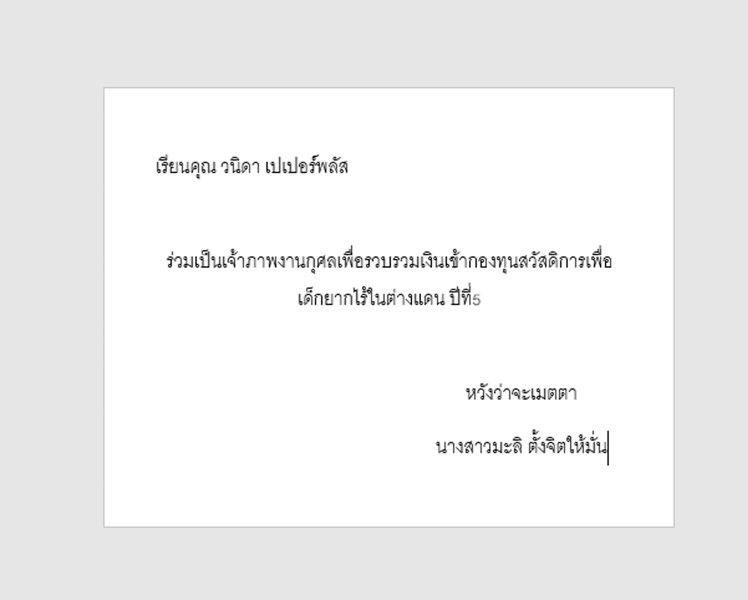
#> input picture labs/ocr-compare/tmp0fj0km14.png, 1496 x 1200 px (shown at 1/2 size)
$ python -i preprocess.py   (imports and definitions only)
#> lines starting #> are read from the running program, lines starting #| are printed output that depends on the picture; after the words box and inside, x2 and y2 are one past the last pixel; in counts of white or black regions, pixels touching at a corner belong together
from typing import Tuple, Dict, Any
import cv2
import numpy as np
from skimage.filters import threshold_sauvola
import os


def _resize_min_side(img: np.ndarray, min_side: int = 1200) -> np.ndarray:
    h, w = img.shape[:2]
    scale = max(1.0, float(min_side) / float(min(h, w)))
    if scale == 1.0:
        return img
    new_w = int(round(w * scale))
    new_h = int(round(h * scale))
    return cv2.resize(img, (new_w, new_h), interpolation=cv2.INTER_AREA)


def _grayscale(img: np.ndarray) -> np.ndarray:
    if len(img.shape) == 2:
        return img
    return cv2.cvtColor(img, cv2.COLOR_BGR2GRAY)


def _rotate(img: np.ndarray, angle: float) -> np.ndarray:
    h, w = img.shape[:2]
    M = cv2.getRotationMatrix2D((w / 2, h / 2), angle, 1.0)
    return cv2.warpAffine(img, M, (w, h), flags=cv2.INTER_LINEAR, borderMode=cv2.BORDER_REPLICATE)


def _deskew_small_search(gray: np.ndarray, angles=(-5, 5), step=1.0):
    best = gray
    best_score = -1e9
    best_angle = 0.0
    for a in np.arange(angles[0], angles[1] + 1e-6, step):
        rot = _rotate(gray, a)
        proj = np.sum(rot, axis=1)
        score = np.var(proj)
        if score > best_score:
            best_score = score
            best = rot
            best_angle = float(a)
    return best, best_angle


def _sauvola(gray: np.ndarray) -> np.ndarray:
    window = max(15, int(round(min(gray.shape[:2]) * 0.02)) | 1)
    thresh = threshold_sauvola(gray, window_size=window)
    bin_img = (gray > thresh).astype(np.uint8) * 255
    return bin_img


def preprocess(bgr: np.ndarray) -> Tuple[np.ndarray, Dict[str, Any]]:
    meta: Dict[str, Any] = {}
    up = _resize_min_side(bgr, 1200)
    meta["resize"] = True
    gray = _grayscale(up)
    meta["grayscale"] = True
    deskewed, angle = _deskew_small_search(gray, (-5, 5), 1.0)
    meta["deskew_angle"] = angle
    bin_img = _sauvola(deskewed)
    meta["binarized"] = True
    return bin_img, meta

>>> import cv2
>>> picture = cv2.imread('../tmp0fj0km14.png')
#> picture is the input picture: shape (1200, 1496, 3); min 0, max 255, mean 241.2
>>> result = preprocess(picture)
#> the loop in _deskew_small_search, `for a in np.arange(angles[0], angles[1] + 1e-6, step):` made 11 passes
#> (score, best_score) on passes 1 to 6: (132446338.5, 132446338.5), (145395237.2, 145395237.2), (161760741.6, 161760741.6), (182536281.6, 182536281.6), (206443847.1, 206443847.1), (239286701.2, 239286701.2)
#> score on passes 7 to 11: 204187913.8, 179202381.7, 158701443.4, 142853688.7, 129943843.4
#> pass 1, in _deskew_small_search, `rot = _rotate(gray, a)`:
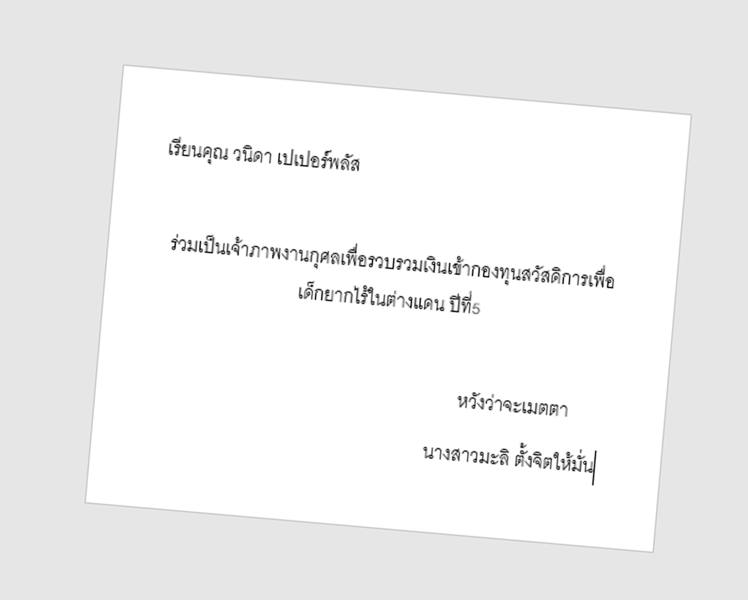
#> rot: shape (1200, 1496) (shown at 1/2 size); min 0, max 255, mean 241.2
#> pass 2, in _deskew_small_search, `rot = _rotate(gray, a)`:
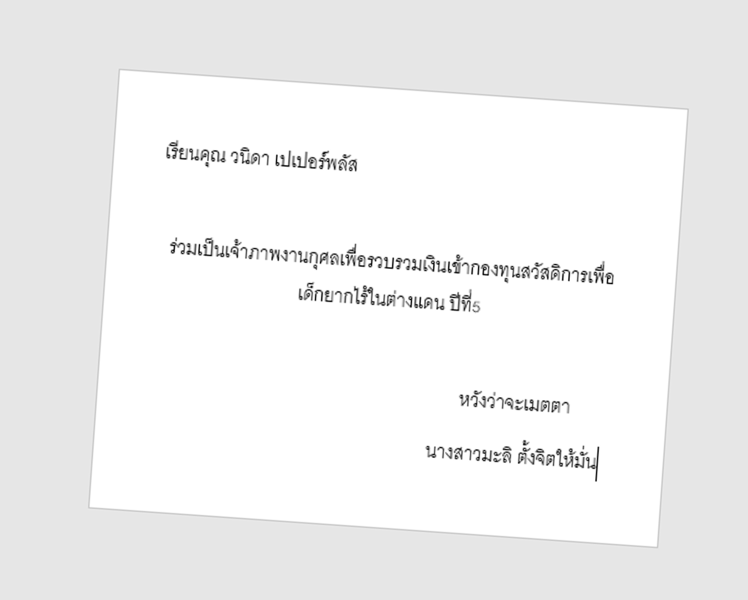
#> rot: shape (1200, 1496) (shown at 1/2 size); min 0, max 255, mean 241.2
#> pass 3, in _deskew_small_search, `rot = _rotate(gray, a)`:
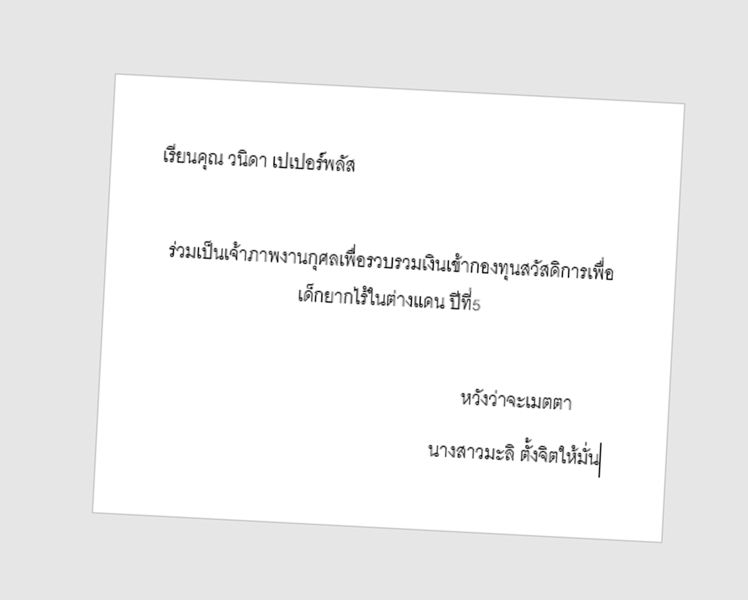
#> rot: shape (1200, 1496) (shown at 1/2 size); min 0, max 255, mean 241.2
#> after the loop in _deskew_small_search, `for a in np.arange(angles[0], angles[1] + 1e-6, step):`: best_angle = 0; best_score = 239286701.2
#> in preprocess, `deskewed, angle = _deskew_small_search(gray, (-5, 5), 1.0)`: angle = 0
#> in _sauvola, `thresh = threshold_sauvola(gray, window_size=window)`:
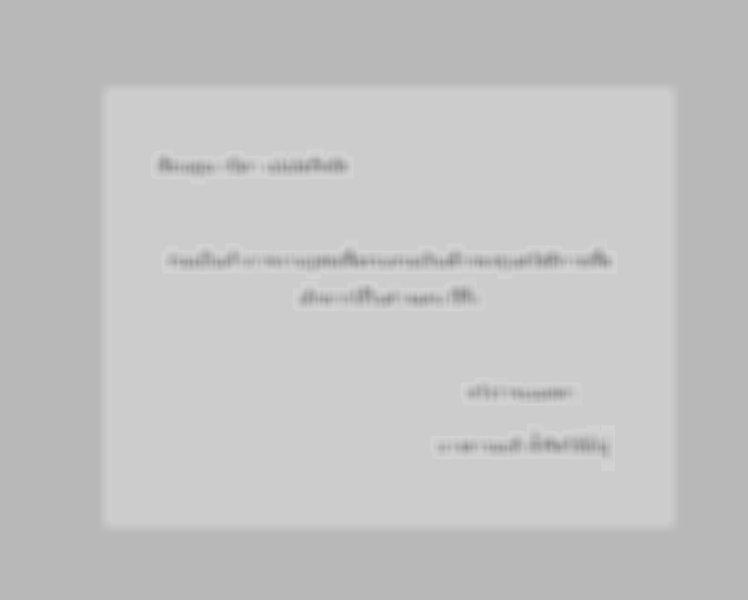
#> thresh: shape (1200, 1496) float64 (shown at 1/2 size); min 141.2, max 213.1, mean 194.6
#> in _sauvola, `bin_img = (gray > thresh).astype(np.uint8) * 255`:
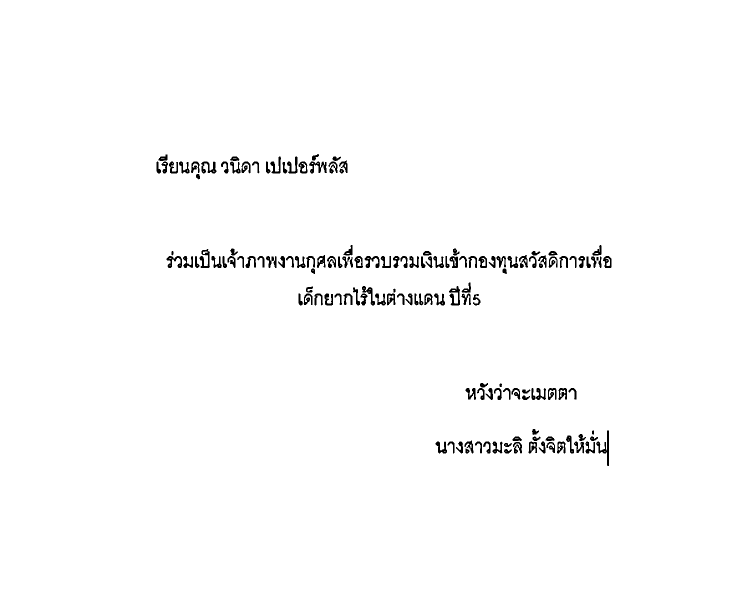
#> bin_img: shape (1200, 1496) (shown at 1/2 size); 98.6% white; 150 black regions, largest, box (x1, y1, x2, y2) and area: (1192, 861, 1218, 932) 503, (618, 323, 654, 347) 416, (898, 572, 920, 611) 412
